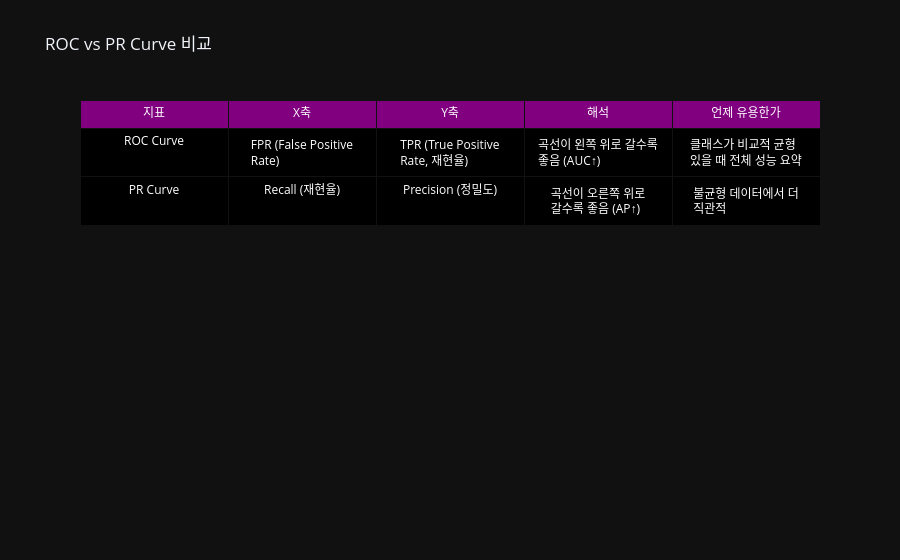

Notebook code for this chart:
### Markdown cell above
### ROC vs PR: 언제 무엇을 볼까?

| 곡선 | 특징 | 언제 쓰나 |
|------|------|----------|
| **ROC-AUC** | 임곗값 전체 분류력 | 클래스가 균형일 때 |
| **PR-AP** | 양성 기준 분류력 | **불균형 데이터**에서 더 직관적 |

> **가장 안전한 방법: 두 그래프를 함께 보는 습관!**

### Code cell
import plotly.graph_objects as go

metrics = ["ROC Curve", "PR Curve"]
x_axis = [
    "FPR (False Positive Rate)",
    "Recall (재현율)"
]
y_axis = [
    "TPR (True Positive Rate, 재현율)",
    "Precision (정밀도)"
]
interpret = [
    "곡선이 왼쪽 위로 갈수록 좋음 (AUC↑)",
    "곡선이 오른쪽 위로 갈수록 좋음 (AP↑)"
]
when_use = [
    "클래스가 비교적 균형 있을 때 전체 성능 요약",
    "불균형 데이터에서 더 직관적"
]

fig = go.Figure(data=[go.Table(
    header=dict(
        values=["지표", "X축", "Y축", "해석", "언제 유용한가"],
        fill_color="purple", align="center", font=dict(color="white")
    ),
    cells=dict(
        values=[metrics, x_axis, y_axis, interpret, when_use],
        fill_color=[["black","black"]],
        align="center",
        font=dict(color="white")
    )
)])

fig.update_layout(
    title="ROC vs PR Curve 비교",
    template="plotly_dark"
)

fig.show()

### Figure 1 — Plotly figure (JSON) as saved in the notebook; plotly's stock layout.template omitted (floating-point values rounded to 4 significant figures)
{"data": [{"cells": {"align": "center", "fill": {"color": [["black", "black"]]}, "font": {"color": "white"}, "values": [["ROC Curve", "PR Curve"], ["FPR (False Positive Rate)", "Recall (재현율)"], ["TPR (True Positive Rate, 재현율)", "Precision (정밀도)"], ["곡선이 왼쪽 위로 갈수록 좋음 (AUC↑)", "곡선이 오른쪽 위로 갈수록 좋음 (AP↑)"], ["클래스가 비교적 균형 있을 때 전체 성능 요약", "불균형 데이터에서 더 직관적"]]}, "header": {"align": "center", "fill": {"color": "purple"}, "font": {"color": "white"}, "values": ["지표", "X축", "Y축", "해석", "언제 유용한가"]}, "type": "table"}], "layout": {"title": {"text": "ROC vs PR Curve 비교"}}}
